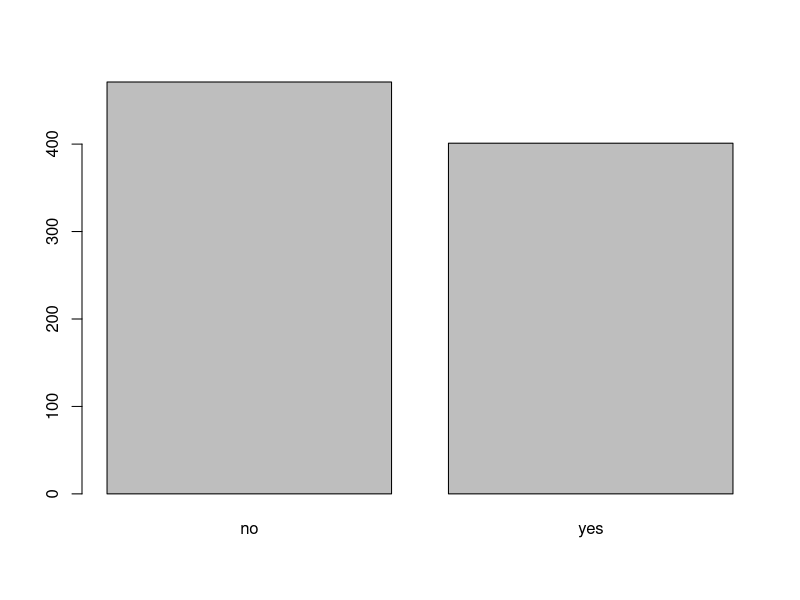
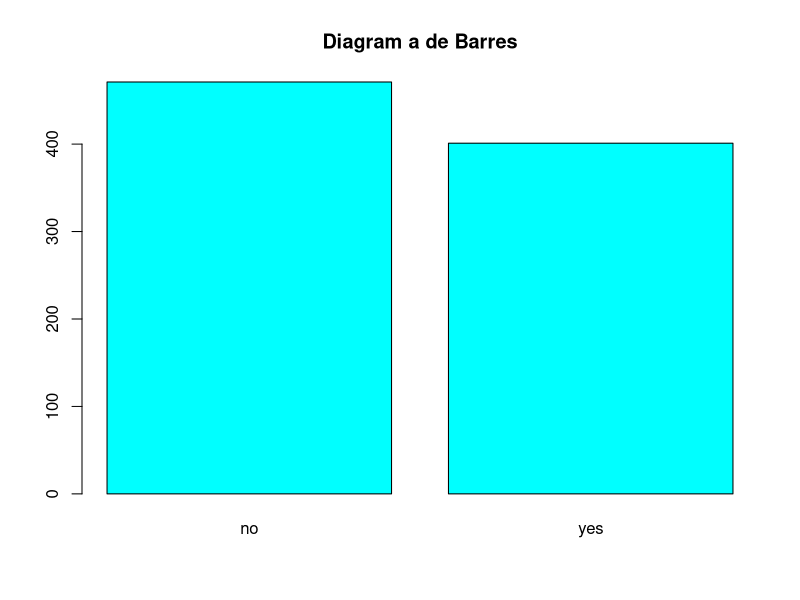
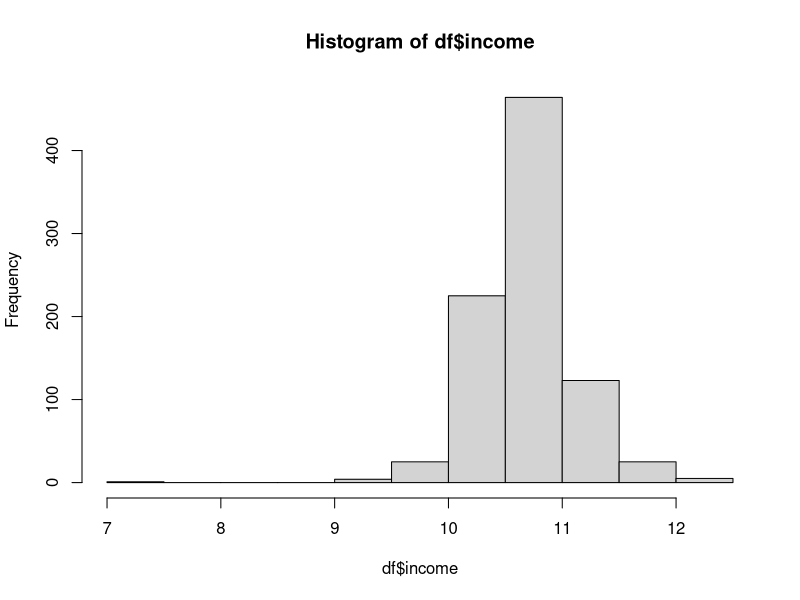
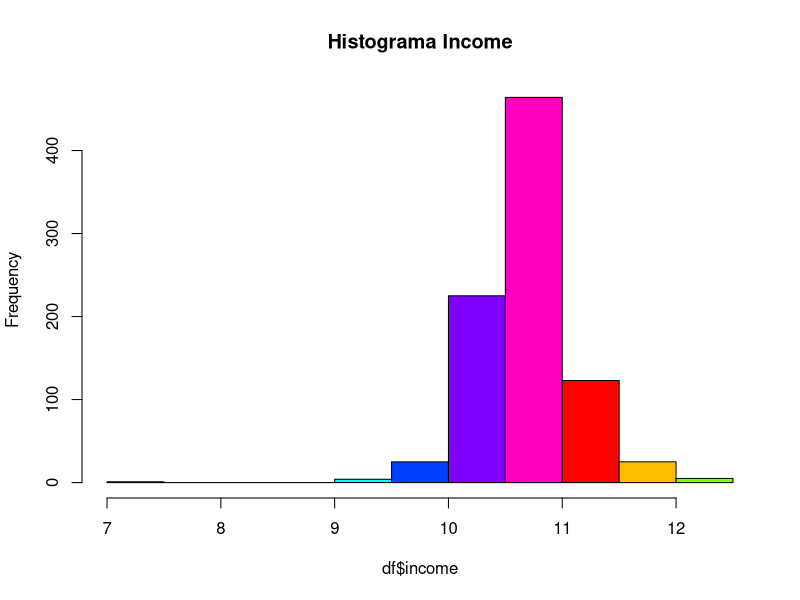
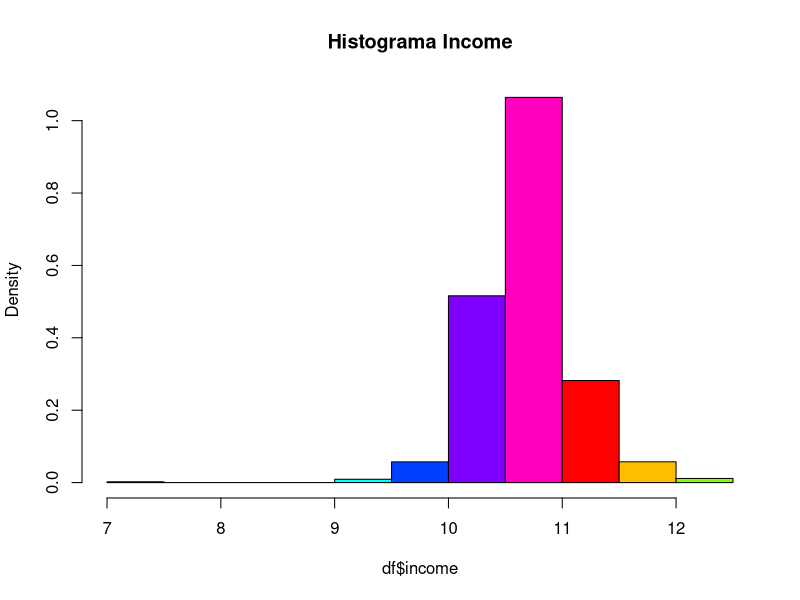
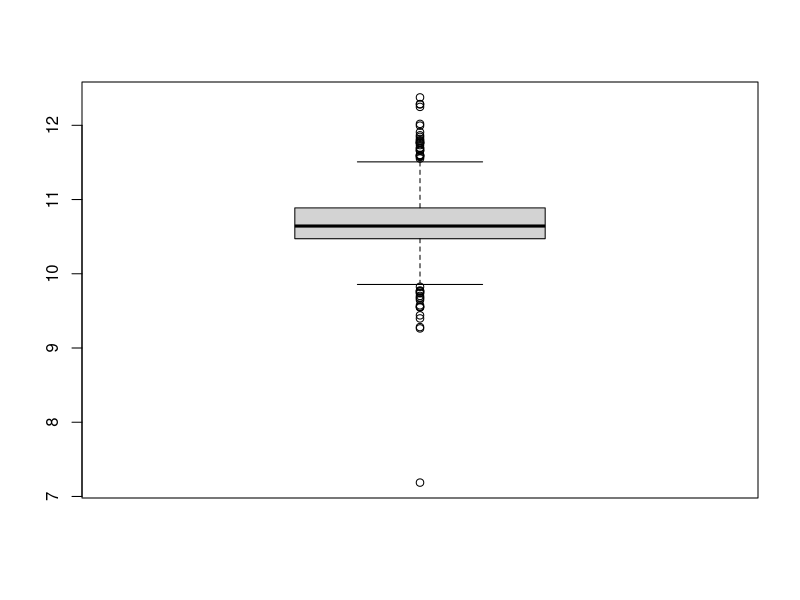

These figures' R source, in order:
## ---- chunk 1
setwd("D:/DOCENCIA/FIB-ADEI/EXEMPLES-TEO")
rm(list=ls())

library(AER)
library(car)
library(FactoMineR)
data("SwissLabor")
## ---- chunk 2
df<-SwissLabor
head(df)
summary(df)

# EDA - Univariant - Factor
barplot(table(df$participation))
barplot(table(df$participation),col="cyan",main="Diagram a de Barres")

# EDA - Univariant - Numèrica

hist(df$income)
hist(df$income,15,col=rainbow(8),main="Histograma Income")
hist(df$income,15,freq=F,col=rainbow(8),main="Histograma Income")
boxplot(df$income)

## ---- chunk 3
df$participation<-factor(df$participation,labels=paste("f.Par",sep="-",levels(df$participation)))
df$foreign<-factor(df$foreign,labels=paste("f.For",sep="-",levels(df$foreign)))
summary(df)
# Target participation - Factor

# Global association entre participation i la resta  de factors

# Global association entre participation i la resta  de numèriques
oneway.test(df$income~df$participation)  # H0: mean income f.Par-Yes = mean income f.Par-NO pvalue=P(H0)= 2 e-7 << 0.05 -> H0 poc creïble -> H0 Rebutja - Income i Participation estan associades

res.cat<-catdes(df,1)
res.cat$quanti.var  # Global association target is factor and explanatory variables numeric
res.cat$quanti
res.cat$test.chi2
res.cat$category

res.con<-condes(df,2) # Target income 
res.con$quanti
res.con$quali
res.con$category

## ---- chunk 4
library(car)
df<-Prestige
df$census<-NULL
names(df)
res.con<-condes(df,4)  # Target numeric prestige
res.con$quanti
res.con$quali
res.con$category

catdes(df[!is.na(df$type),],5)  # Type target factor
